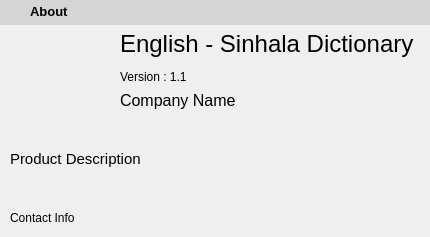
<?xml version="1.0" encoding="UTF-8"?>
<ui version="4.0">
 <class>About</class>
 <widget class="QDialog" name="About">
  <property name="geometry">
   <rect>
    <x>0</x>
    <y>0</y>
    <width>430</width>
    <height>237</height>
   </rect>
  </property>
  <property name="windowTitle">
   <string>Dialog</string>
  </property>
  <widget class="QFrame" name="topFrame">
   <property name="geometry">
    <rect>
     <x>0</x>
     <y>0</y>
     <width>431</width>
     <height>25</height>
    </rect>
   </property>
   <property name="autoFillBackground">
    <bool>false</bool>
   </property>
   <property name="styleSheet">
    <string notr="true">background:rgb(213, 213, 213)</string>
   </property>
   <property name="frameShape">
    <enum>QFrame::Panel</enum>
   </property>
   <property name="frameShadow">
    <enum>QFrame::Plain</enum>
   </property>
   <property name="lineWidth">
    <number>0</number>
   </property>
   <widget class="QPushButton" name="btnClose">
    <property name="geometry">
     <rect>
      <x>405</x>
      <y>2</y>
      <width>21</width>
      <height>21</height>
     </rect>
    </property>
    <property name="cursor">
     <cursorShape>PointingHandCursor</cursorShape>
    </property>
    <property name="text">
     <string/>
    </property>
    <property name="icon">
     <iconset>
      <normaloff>close.png</normaloff>close.png</iconset>
    </property>
    <property name="iconSize">
     <size>
      <width>15</width>
      <height>15</height>
     </size>
    </property>
    <property name="flat">
     <bool>true</bool>
    </property>
   </widget>
   <widget class="QLabel" name="label">
    <property name="geometry">
     <rect>
      <x>30</x>
      <y>1</y>
      <width>181</width>
      <height>21</height>
     </rect>
    </property>
    <property name="font">
     <font>
      <family>Segoe UI</family>
      <pointsize>10</pointsize>
      <weight>75</weight>
      <bold>true</bold>
     </font>
    </property>
    <property name="text">
     <string>About</string>
    </property>
   </widget>
   <widget class="QLabel" name="label_2">
    <property name="geometry">
     <rect>
      <x>4</x>
      <y>3</y>
      <width>21</width>
      <height>20</height>
     </rect>
    </property>
    <property name="text">
     <string/>
    </property>
    <property name="pixmap">
     <pixmap>logo.png</pixmap>
    </property>
    <property name="scaledContents">
     <bool>true</bool>
    </property>
   </widget>
  </widget>
  <widget class="QLabel" name="label_3">
   <property name="geometry">
    <rect>
     <x>10</x>
     <y>30</y>
     <width>101</width>
     <height>101</height>
    </rect>
   </property>
   <property name="text">
    <string/>
   </property>
   <property name="pixmap">
    <pixmap>logo.png</pixmap>
   </property>
   <property name="scaledContents">
    <bool>true</bool>
   </property>
  </widget>
  <widget class="QLabel" name="label_4">
   <property name="geometry">
    <rect>
     <x>120</x>
     <y>30</y>
     <width>301</width>
     <height>41</height>
    </rect>
   </property>
   <property name="font">
    <font>
     <family>Segoe UI</family>
     <pointsize>18</pointsize>
    </font>
   </property>
   <property name="text">
    <string>English - Sinhala Dictionary</string>
   </property>
   <property name="scaledContents">
    <bool>false</bool>
   </property>
   <property name="alignment">
    <set>Qt::AlignLeading|Qt::AlignLeft|Qt::AlignTop</set>
   </property>
   <property name="wordWrap">
    <bool>false</bool>
   </property>
  </widget>
  <widget class="QLabel" name="label_5">
   <property name="geometry">
    <rect>
     <x>120</x>
     <y>90</y>
     <width>291</width>
     <height>21</height>
    </rect>
   </property>
   <property name="font">
    <font>
     <family>Segoe UI</family>
     <pointsize>12</pointsize>
    </font>
   </property>
   <property name="text">
    <string>Company Name</string>
   </property>
  </widget>
  <widget class="QLabel" name="label_6">
   <property name="geometry">
    <rect>
     <x>120</x>
     <y>70</y>
     <width>251</width>
     <height>21</height>
    </rect>
   </property>
   <property name="text">
    <string>Version : 1.1</string>
   </property>
   <property name="alignment">
    <set>Qt::AlignLeading|Qt::AlignLeft|Qt::AlignTop</set>
   </property>
  </widget>
  <widget class="QLabel" name="label_7">
   <property name="geometry">
    <rect>
     <x>10</x>
     <y>150</y>
     <width>361</width>
     <height>51</height>
    </rect>
   </property>
   <property name="font">
    <font>
     <family>Segoe UI</family>
     <pointsize>11</pointsize>
    </font>
   </property>
   <property name="text">
    <string>Product Description</string>
   </property>
   <property name="alignment">
    <set>Qt::AlignLeading|Qt::AlignLeft|Qt::AlignTop</set>
   </property>
   <property name="wordWrap">
    <bool>true</bool>
   </property>
  </widget>
  <widget class="QLabel" name="label_8">
   <property name="geometry">
    <rect>
     <x>10</x>
     <y>210</y>
     <width>361</width>
     <height>16</height>
    </rect>
   </property>
   <property name="text">
    <string>Contact Info</string>
   </property>
  </widget>
 </widget>
 <resources/>
 <connections/>
</ui>
